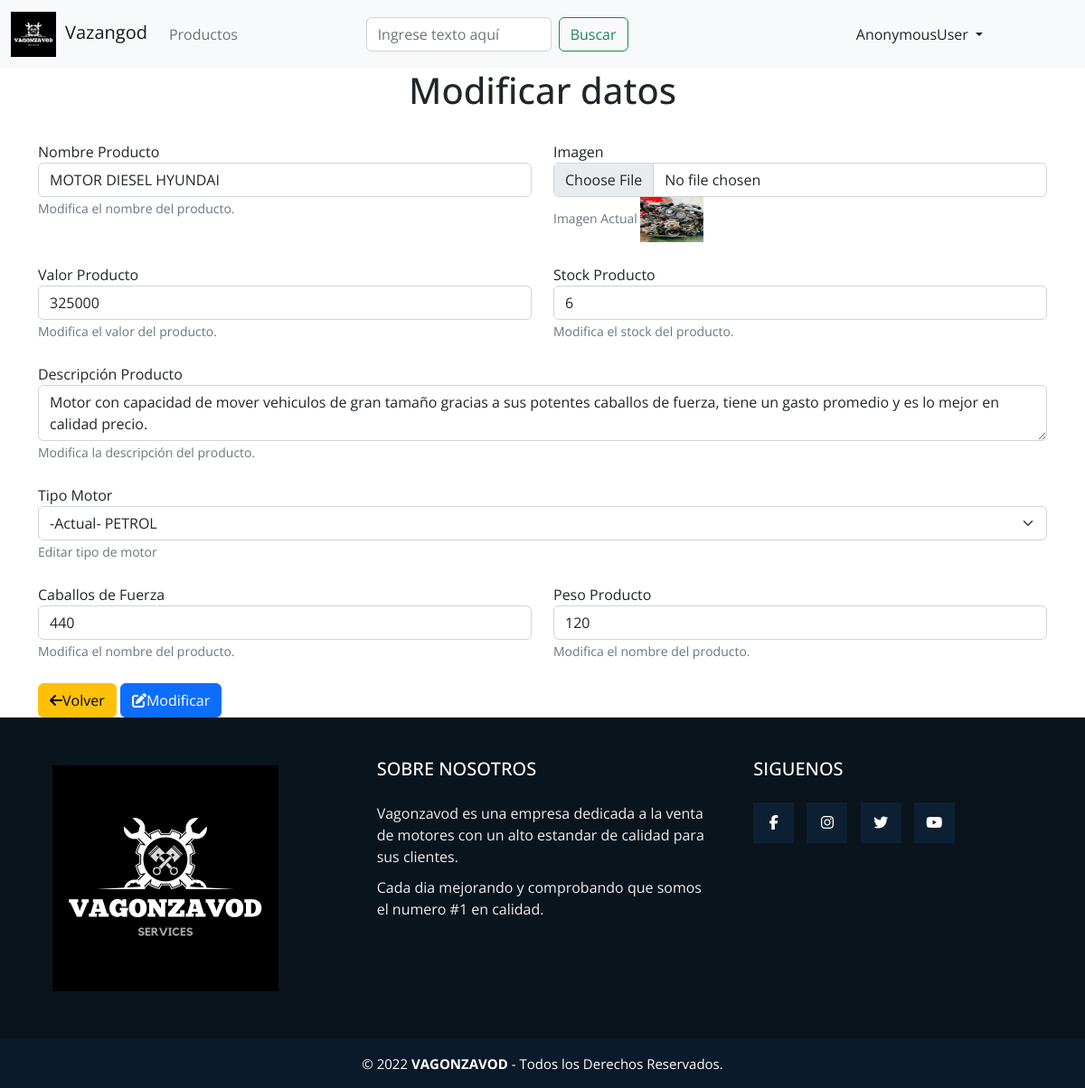
Before: /update-prd/1 with the older database file.
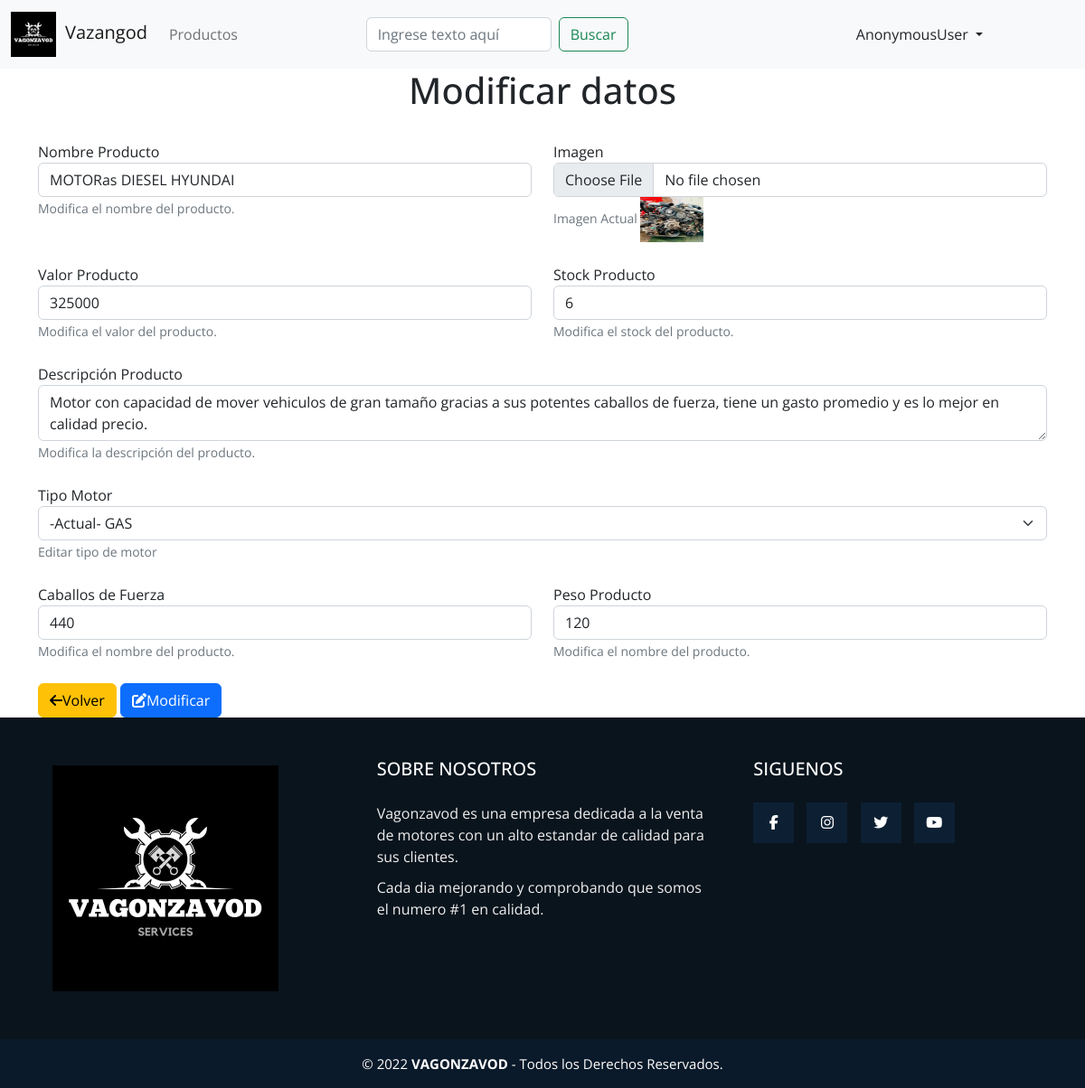
After: the same page with the newer database file.
### zavod/models.py (models this page shows)
class Producto(models.Model):
    Tipo_motor = (
        ('DIESEL', 'DIESEL'),
        ('PETROL', 'PETROL'),
        ('GAS', 'GAS'),
    )
    idProducto = models.AutoField(primary_key = True,verbose_name = 'Id de producto')
    nombre_producto = models.CharField(max_length = 100, verbose_name = 'Nombre de producto')
    image = models.ImageField(upload_to='images', verbose_name='Imagen')
    valor = models.IntegerField(verbose_name="valor")
    cantidad = models.IntegerField(verbose_name="cantidad")
    descripcion = models.CharField(verbose_name='descripcion', max_length=200)
    tipo_motor = models.CharField('Tipo de motor', max_length=10, choices=Tipo_motor)
    caballos_fuerza = models.IntegerField()
    peso = models.CharField(max_length=10)
    class Meta:
        verbose_name = 'Productos'
        verbose_name_plural = 'Todos los Productos'

### zavod/views.py (the view, shortened to what this page needs)
# urls.py: path('update-prd/<pk>', views.UpdateObj.as_view(), name='update_prd'),
class UpdateObj(UpdateView):
    template_name= "update_obj.html"
    model = Producto
    fields = ('__all__')
    success_url = reverse_lazy('app_zavod:obj_adm')

### zavod/templates/update_obj.html (shortened to what this page needs)
{% extends "./base.html" %}
{%block content%}
{%load static%}
<div class="container">
    <h1 style="text-align: center;">Modificar  datos</h1>
<form method="POST">{% csrf_token %}
        <br>
        <div class="row">
        <div class="col">
          <label for="id_nombre_producto">Nombre Producto </label>
          <input type="text" name="nombre_producto" maxlength="100" required class="form-control" id="id_nombre_producto" value="{{producto.nombre_producto}}" placeholder="Modificar Nombre">
          <small id="id_nombre_producto" class="form-text text-muted">Modifica el nombre del producto.</small>
        </div>
        <br>
        <div class="col">
          <label for="id_imagen">Imagen</label>
          <input type="file" name="image" accept="image/*" class="form-control" id="id_image" aria-describedby="emailHelp">
          <small  class="form-text text-muted">Imagen Actual <a href="{{producto.image.url}}"><img style="height: 50px; width: 70px;" src="{{ producto.image.url }}"></img></a></small>
        </div>
        </div>
        <br>
        <div class="row">
            <div class="col">
          <label for="id_valor">Valor Producto </label>
          <input type="number" name="valor"  required class="form-control" id="id_valor" value="{{producto.valor}}" aria-describedby="emailHelp" placeholder="Ingrese valor">
          <small id="id_valor" class="form-text text-muted">Modifica el valor del producto.</small>
        </div>
        <br>
        <div class="col">
          <label for="id_nombre_producto">Stock Producto </label>
          <input type="number" name="cantidad"  required class="form-control" id="id_cantidad" value="{{producto.cantidad}}" aria-describedby="emailHelp" placeholder="Ingrese cantidad">
          <small id="emailHelp" class="form-text text-muted">Modifica el stock del producto.</small>
        </div>
        </div>
        <br>
        <div class="row">
            <div class="col">
          <label for="id_nombre_producto">Descripción Producto</label>
          <textarea type="text" name="descripcion" maxlength="100" required class="form-control" id="id_nombre_producto" aria-describedby="emailHelp" placeholder="Ingrese descripción">{{producto.descripcion}}</textarea>
          <small id="emailHelp" class="form-text text-muted">Modifica la descripción del producto.</small>
        </div>
        </div>
        <br>
        <div class="form-group">
          <label for="id_tipo_motor">Tipo Motor </label>
          <select class="form-select" name="tipo_motor" id="id_tipo_motor">
            <option value ="{{producto.tipo_motor}}">-Actual- {{producto.tipo_motor}}</option>
            <br>
        </select>
          <small id="id_tipo_motor" class="form-text text-muted">Editar tipo de motor</small>
        </div>
        <br>
        <div class="row">
        <div class="col">
          <label for="id_caballos_fuerza">Caballos de Fuerza</label>
          <input type="number" name="caballos_fuerza"  required class="form-control" id="id_caballos_fuerza" value="{{producto.caballos_fuerza}}" aria-describedby="emailHelp" placeholder="Ingrese la cantidad de caballos de fuerza">
          <small id="caballos_fuerza" class="form-text text-muted">Modifica el nombre del producto.</small>
        </div>
        <br>
        <div class="col">
          <label for="id_peso">Peso Producto </label>
          <input type="text" name="peso"  required class="form-control" id="id_peso" value="{{producto.peso}}"  aria-describedby="emailHelp" placeholder="Ingrese peso">
          <small id="id_peso" class="form-text text-muted">Modifica el nombre del producto.</small>
        </div>
        </div>
        <br>
        <a href="{% url 'app_zavod:obj_adm' %}" class="btn btn-warning"><i class="fa-solid fa-arrow-left"></i>Volver</a>
        <button  type="submit" class="btn btn-primary"><i class="fa-solid fa-pen-to-square"></i>Modificar</button>
</form>
</div>
{% endblock %}

Changed rows visible on the page:
changed Producto: nombre_producto "MOTOR DIESEL HYUNDAI" → "MOTORas DIESEL HYUNDAI"
Other visible differences:
form field tipo_motor: "-Actual- PETROL" → "-Actual- GAS"
